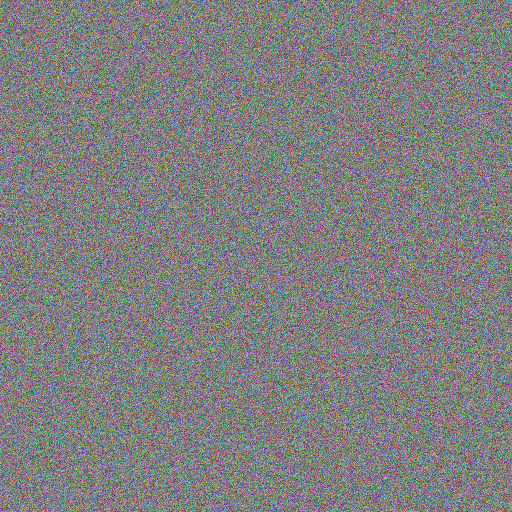
#> input picture encImg.png, 1024 x 1024 px (shown at 1/2 size)
$ python -i decryption.py   (imports and definitions only)
#> lines starting #> are read from the running program, lines starting #| are printed output that depends on the picture
import numpy as np
import csv
from PIL import Image
from PIL import Image as im
from numpy import asarray
import numpy as np
import generator.sbox
import tkinter as tk
from PIL import Image, ImageTk

# [1 line not run here, left out]


def showCipherImage():
    img = Image.open('encImg.png')
#> img is the input picture: PIL image 1024x1024 RGB; mean R, G, B 127.5, 127.5, 127.5
    img = img.resize((300, 200))
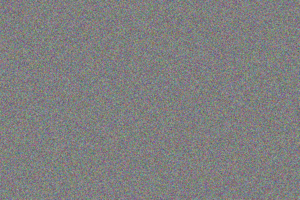
#> img: PIL image 300x200 RGB; mean R, G, B 127.5, 127.5, 127.5
    print(img.format)
#| None
    img = ImageTk.PhotoImage(img)
    img_label = tk.Label(image=img)
    img_label.image = img
    img_label.grid(column=1, row=1)

    instr = tk.Label(
#> (the run stopped early here; a loop or call above may not have finished)
